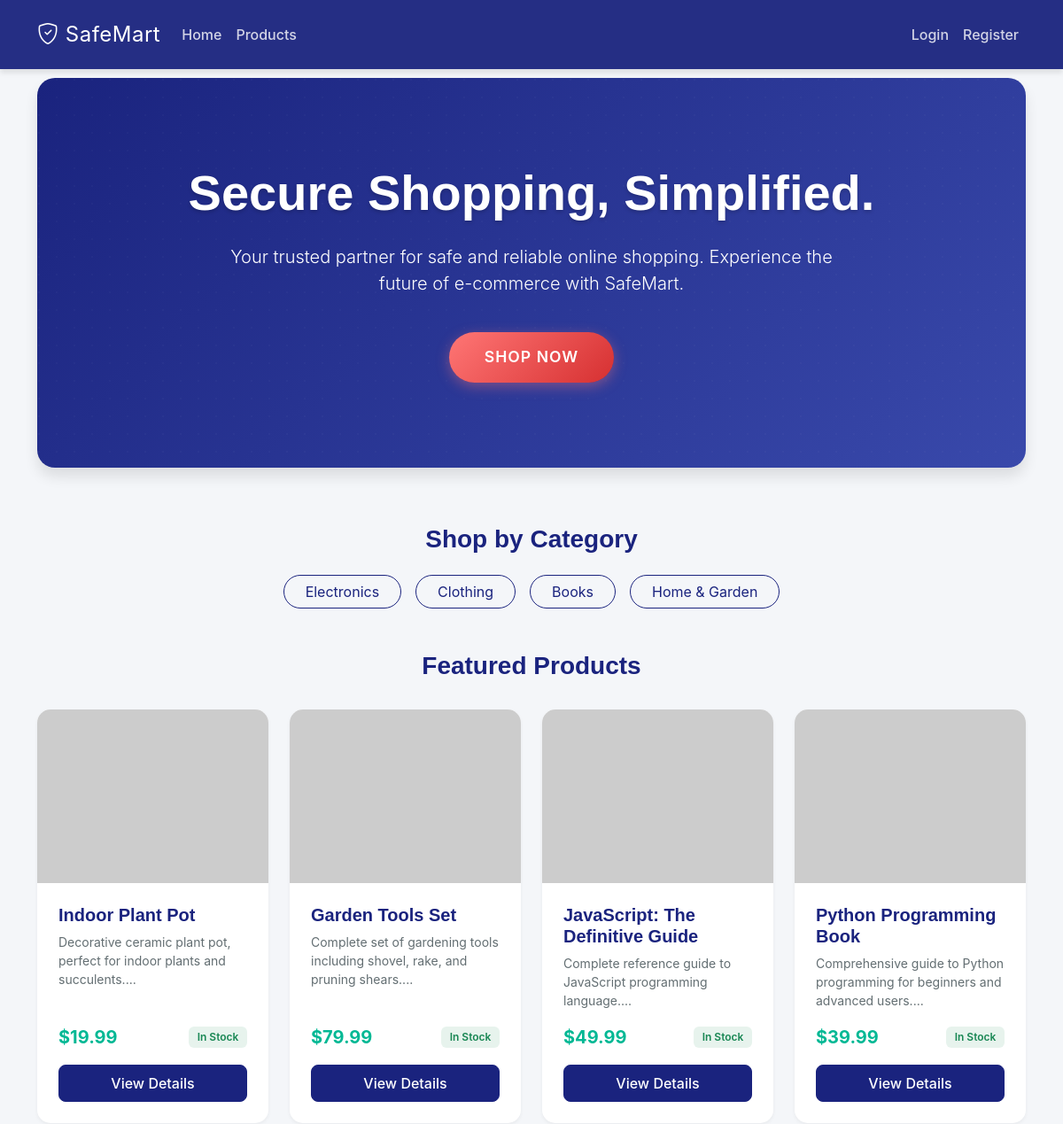
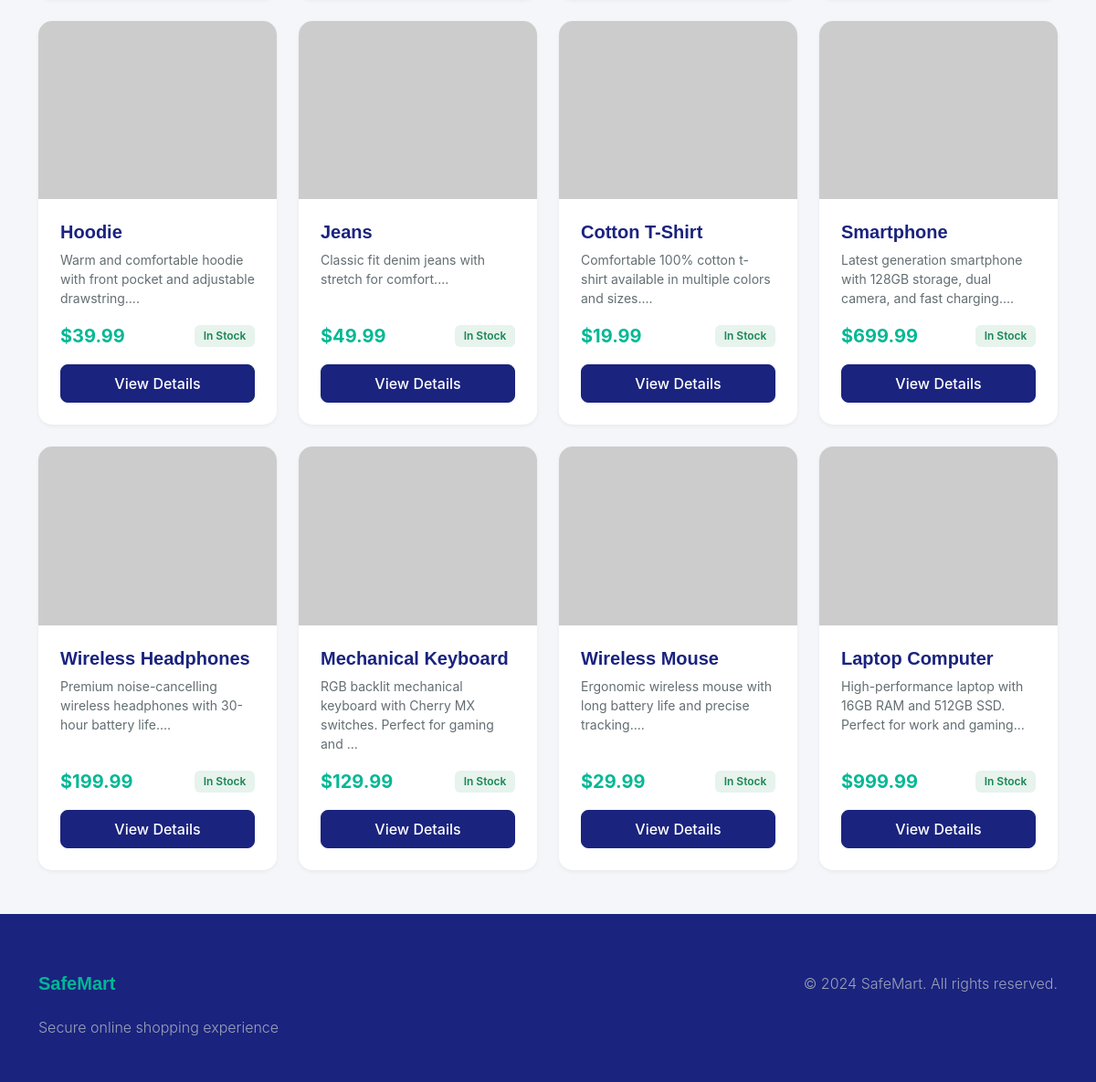
/index, run on the app's committed database (2 pictures, top to bottom).
### app/models.py (models this page shows, shortened)
class Category(db.Model):
    __tablename__ = 'categories'
    id = db.Column(db.Integer, primary_key=True)
    name = db.Column(db.String(100), unique=True, nullable=False, index=True)
    slug = db.Column(db.String(100), unique=True, nullable=False, index=True)
    description = db.Column(db.Text)
    created_at = db.Column(db.DateTime, default=datetime.utcnow, nullable=False)
    products = db.relationship('Product', backref='category', lazy='dynamic', cascade='all, delete-orphan')

class Product(db.Model):
    __tablename__ = 'products'
    id = db.Column(db.Integer, primary_key=True)
    name = db.Column(db.String(200), nullable=False, index=True)
    slug = db.Column(db.String(200), unique=True, nullable=False, index=True)
    description = db.Column(db.Text, nullable=False)
    price = db.Column(db.Numeric(10, 2), nullable=False)
    stock = db.Column(db.Integer, default=0, nullable=False)
    image = db.Column(db.String(255))
    category_id = db.Column(db.Integer, db.ForeignKey('categories.id'), nullable=False)
    is_active = db.Column(db.Boolean, default=True, nullable=False)
    created_at = db.Column(db.DateTime, default=datetime.utcnow, nullable=False)
    updated_at = db.Column(db.DateTime, default=datetime.utcnow, onupdate=datetime.utcnow)
    order_items = db.relationship('OrderItem', backref='product', lazy='dynamic', cascade='all, delete-orphan')
    cart_items = db.relationship('CartItem', backref='product', lazy='dynamic', cascade='all, delete-orphan')

### app/main/routes.py (the view)
@main_bp.route('/')
@main_bp.route('/index')
def index():
    page = request.args.get('page', 1, type=int)
    per_page = 12
    products = Product.query.filter_by(is_active=True)\
        .order_by(Product.created_at.desc())\
        .paginate(page=page, per_page=per_page, error_out=False)
    categories = Category.query.all()
    return render_template('main/index.html',
                         title='Home',
                         products=products,
                         categories=categories)

### app/templates/main/index.html (shortened to what this page needs)
{% extends "base.html" %}
{% block content %}
<div class="hero-section animate__animated animate__fadeIn">
    <div class="container">
        <h1 class="hero-title animate__animated animate__fadeInUp">Secure Shopping, Simplified.</h1>
        <p class="hero-subtitle animate__animated animate__fadeInUp animate__delay-1s">Your trusted partner for safe and
            reliable online shopping. Experience the future of e-commerce with SafeMart.</p>
        <a href="{{ url_for('main.products') }}"
            class="btn btn-hero animate__animated animate__fadeInUp animate__delay-2s">Shop Now</a>
    </div>
</div>
{% if categories %}
<div class="row mb-5 animate-fade-up">
    <div class="col-12 text-center">
        <h3 class="mb-4">Shop by Category</h3>
        <div class="d-flex flex-wrap justify-content-center gap-3">
            {% for category in categories %}
            <a href="{{ url_for('main.products', category=category.id) }}"
                class="btn btn-outline-primary rounded-pill px-4">
                {{ category.name }}
            </a>
            {% endfor %}
        </div>
    </div>
</div>
{% endif %}
<div class="row">
    <div class="col-12 mb-4 text-center">
        <h3 class="animate-fade-up">Featured Products</h3>
    </div>
    {% for product in products.items %}
    <div class="col-md-6 col-lg-3 mb-4 animate-fade-up"
        style="--i: {{ loop.index0 }}; animation-delay: calc(var(--i) * 0.1s);">
        <div class="card product-card h-100">
            <div class="card-img-wrapper">
                <img src="{{ product|product_image }}" class="card-img-top" alt="{{ product.name }}"
                    onerror="this.onerror=null; this.src='https://via.placeholder.com/400x400?text={{ product.name|urlencode }}';">
            </div>
            <div class="card-body d-flex flex-column">
                <h5 class="card-title">{{ product.name }}</h5>
                <p class="card-text small mb-3">{{ product.description[:80] }}...</p>
                <div class="mt-auto">
                    <div class="d-flex justify-content-between align-items-center mb-3">
                        <span class="price-tag">${{ "%.2f"|format(product.price) }}</span>
                        {% if product.stock > 0 %}
                        <span class="badge bg-success bg-opacity-10 text-success">In Stock</span>
                        {% else %}
                        <span class="badge bg-danger bg-opacity-10 text-danger">Out of Stock</span>
                        {% endif %}
                    </div>
                    <a href="{{ url_for('main.product_detail', slug=product.slug) }}" class="btn btn-primary w-100">View
                        Details</a>
                </div>
            </div>
        </div>
    </div>
    {% endfor %}
</div>
{% endblock %}

### app/templates/base.html (shortened to what this page needs)
<!DOCTYPE html>
<html lang="en">
<head>
    <link href="https://cdn.jsdelivr.net/npm/bootstrap@5.3.0/dist/css/bootstrap.min.css" rel="stylesheet">
    <link rel="stylesheet" href="https://cdn.jsdelivr.net/npm/bootstrap-icons@1.7.2/font/bootstrap-icons.css">
    <link rel="stylesheet" href="https://cdnjs.cloudflare.com/ajax/libs/animate.css/4.1.1/animate.min.css">
    <link rel="stylesheet" href="{{ url_for('static', filename='css/style.css') }}">
</head>
<body>
    <nav class="navbar navbar-expand-lg navbar-dark bg-dark fixed-top">
        <div class="container">
            <a class="navbar-brand" href="{{ url_for('main.index') }}">
                <i class="bi bi-shield-check"></i> SafeMart
            </a>
            <div class="collapse navbar-collapse" id="navbarNav">
                <ul class="navbar-nav me-auto">
                    <li class="nav-item">
                        <a class="nav-link" href="{{ url_for('main.index') }}">Home</a>
                    </li>
                    <li class="nav-item">
                        <a class="nav-link" href="{{ url_for('main.products') }}">Products</a>
                    </li>
                </ul>
                <ul class="navbar-nav">
                    {% if current_user.is_authenticated %}
                    <li class="nav-item">
                        <a class="nav-link position-relative" href="{{ url_for('main.cart') }}">
                            <i class="bi bi-cart"></i> Cart
                            {% if current_user.cart_items.count() > 0 %}
                            <span class="badge bg-danger rounded-pill cart-badge">{{ current_user.cart_items.count()
                                }}</span>
                            {% endif %}
                        </a>
                    </li>
                    <li class="nav-item">
                        <a class="nav-link" href="{{ url_for('main.orders') }}">Orders</a>
                    </li>
                    {% if current_user.is_admin() %}
                    <li class="nav-item">
                        <a class="nav-link" href="{{ url_for('admin.dashboard') }}">Admin</a>
                    </li>
                    {% endif %}
                    <li class="nav-item dropdown">
                        <a class="nav-link dropdown-toggle" href="#" id="navbarDropdown" role="button"
                            data-bs-toggle="dropdown">
                            {{ current_user.username }}
                        </a>
                        <ul class="dropdown-menu">
                            <li><a class="dropdown-item" href="{{ url_for('auth.profile') }}">Profile</a></li>
                            <li>
                                <hr class="dropdown-divider">
                            </li>
                            <li><a class="dropdown-item" href="{{ url_for('auth.logout') }}">Logout</a></li>
                        </ul>
                    </li>
                    {% else %}
                    <li class="nav-item">
                        <a class="nav-link" href="{{ url_for('auth.login') }}">Login</a>
                    </li>
                    <li class="nav-item">
                        <a class="nav-link" href="{{ url_for('auth.register') }}">Register</a>
                    </li>
                    {% endif %}
                </ul>
            </div>
        </div>
    </nav>
    <main class="container my-4">
        {% block content %}{% endblock %}
    </main>
    <footer class="footer mt-auto">
        <div class="container">
            <div class="row">
                <div class="col-md-6">
                    <h5>SafeMart</h5>
                    <p class="text-muted" style="color: #bdc3c7 !important;">Secure online shopping experience</p>
                </div>
                <div class="col-md-6 text-md-end">
                    <p class="text-muted" style="color: #bdc3c7 !important;">&copy; 2024 SafeMart. All rights reserved.
                    </p>
                </div>
            </div>
        </div>
    </footer>
</body>
</html>

### app/static/css/style.css (style rules this page uses)
:root { --primary-color: #1a237e; --secondary-color: #00b894; --accent-color: #ff7675; --dark-bg: #2d3436; --light-bg: #f4f6f9; --white: #ffffff; --text-primary: #2d3436; --text-secondary: #636e72; --gradient-primary: linear-gradient(135deg, #1a237e 0%, #3949ab 100%); --gradient-accent: linear-gradient(135deg, #ff7675 0%, #d63031 100%); --shadow-sm: 0 2px 4px rgba(0, 0, 0, 0.05); --shadow-md: 0 4px 6px rgba(0, 0, 0, 0.1); --shadow-lg: 0 10px 15px rgba(0, 0, 0, 0.1); --shadow-hover: 0 20px 25px rgba(0, 0, 0, 0.15); }
body { font-family: 'Inter', sans-serif; background-color: var(--light-bg); color: var(--text-primary); display: flex; flex-direction: column; min-height: 100vh; overflow-x: hidden; }
h1, h2, h3, h4, h5, h6 { font-family: 'Poppins', sans-serif; font-weight: 600; color: var(--primary-color); }
main { flex: 1; }
.navbar { background: rgba(26, 35, 126, 0.95) !important; backdrop-filter: blur(10px); box-shadow: var(--shadow-md); padding: 1rem 0; transition: all 0.3s ease; }
.navbar-brand { font-size: 1.5rem; letter-spacing: 0.5px; color: var(--white) !important; }
.nav-link { font-weight: 500; color: rgba(255, 255, 255, 0.8) !important; transition: color 0.3s ease; }
.hero-section { background: var(--gradient-primary); color: var(--white); padding: 6rem 2rem; border-radius: 20px; margin-bottom: 4rem; box-shadow: var(--shadow-lg); text-align: center; position: relative; overflow: hidden; }
.hero-section::before { content: ''; position: absolute; top: 0; left: 0; right: 0; bottom: 0; opacity: 0.3; }
.hero-title { font-size: 3.5rem; font-weight: 800; margin-bottom: 1.5rem; text-shadow: 0 2px 4px rgba(0, 0, 0, 0.2); color: #ffffff !important; }
.hero-subtitle { font-size: 1.25rem; opacity: 0.9; margin-bottom: 2.5rem; max-width: 700px; margin-left: auto; margin-right: auto; font-weight: 300; color: #ffffff !important; }
.btn-hero { background: var(--gradient-accent); color: var(--white); padding: 15px 40px; font-size: 1.1rem; border-radius: 50px; border: none; transition: all 0.3s ease; text-transform: uppercase; font-weight: 600; letter-spacing: 1px; box-shadow: 0 4px 15px rgba(255, 118, 117, 0.4); }
.product-card { border: none; border-radius: 15px; overflow: hidden; box-shadow: var(--shadow-sm); transition: all 0.3s cubic-bezier(0.4, 0, 0.2, 1); background: var(--white); height: 100%; }
.card-img-wrapper { overflow: hidden; position: relative; padding-top: 75%; }
.card-img-top { position: absolute; top: 0; left: 0; width: 100%; height: 100%; object-fit: cover; transition: transform 0.5s ease; }
.card-body { padding: 1.5rem; }
.card-title { font-weight: 700; color: var(--primary-color); margin-bottom: 0.5rem; }
.card-text { color: var(--text-secondary); }
.price-tag { font-size: 1.25rem; font-weight: 700; color: var(--secondary-color); }
.btn-primary { background-color: var(--primary-color); border-color: var(--primary-color); padding: 0.5rem 1.5rem; font-weight: 500; border-radius: 8px; transition: all 0.3s ease; }
.btn-outline-primary { color: var(--primary-color); border-color: var(--primary-color); border-radius: 8px; }
.footer { background-color: var(--primary-color); color: var(--white); padding: 4rem 0 2rem; margin-top: 5rem; position: relative; }
.footer h5 { color: var(--secondary-color); font-weight: 700; margin-bottom: 1.5rem; }
.footer p { opacity: 0.8; font-weight: 300; }
.text-muted { color: #b2bec3 !important; }
.animate-fade-up { animation: fadeInUp 0.8s ease-out; }
.badge { padding: 0.5em 0.8em; font-weight: 600; border-radius: 6px; }

### app/templates/base.html (style rules this page uses)
body { margin-top: 4rem; }
.product-card { transition: transform 0.2s; }

### data on the page
Category: name "Electronics"
Category: name "Clothing"
Category: name "Books"
Category: name "Home & Garden"
Product: name "Indoor Plant Pot", description "Decorative ceramic plant pot, perfect for indoor plants and succulents.", price "19.99", stock "In Stock"
Product: name "Garden Tools Set", description "Complete set of gardening tools including shovel, rake, and pruning shears.", price "79.99", stock "In Stock"
Product: name "JavaScript: The Definitive Guide", description "Complete reference guide to JavaScript programming language.", price "49.99", stock "In Stock"
Product: name "Python Programming Book", description "Comprehensive guide to Python programming for beginners and advanced users.", price "39.99", stock "In Stock"
Product: name "Hoodie", description "Warm and comfortable hoodie with front pocket and adjustable drawstring.", price "39.99", stock "In Stock"
Product: name "Jeans", description "Classic fit denim jeans with stretch for comfort.", price "49.99", stock "In Stock"
Product: name "Cotton T-Shirt", description "Comfortable 100% cotton t-shirt available in multiple colors and sizes.", price "19.99", stock "In Stock"
Product: name "Smartphone", description "Latest generation smartphone with 128GB storage, dual camera, and fast charging.", price "699.99", stock "In Stock"
Product: name "Wireless Headphones", description "Premium noise-cancelling wireless headphones with 30-hour battery life.", price "199.99", stock "In Stock"
Product: name "Mechanical Keyboard", description "RGB backlit mechanical keyboard with Cherry MX switches. Perfect for gaming and", price "129.99", stock "In Stock"
Product: name "Wireless Mouse", description "Ergonomic wireless mouse with long battery life and precise tracking.", price "29.99", stock "In Stock"
Product: name "Laptop Computer", description "High-performance laptop with 16GB RAM and 512GB SSD. Perfect for work and gaming", price "999.99", stock "In Stock"
